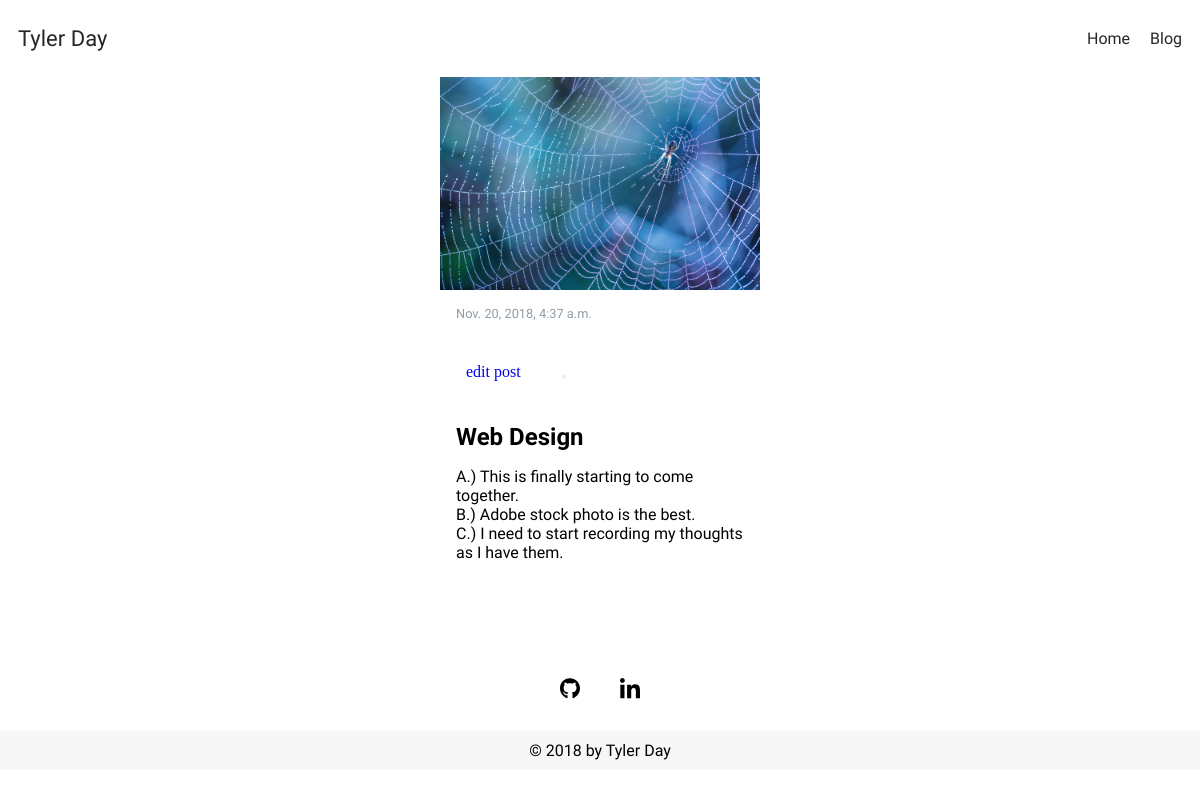
Screenshot of /post/11/ with the database file from the repository.
### blog/models.py (models this page shows, shortened)
class Post(models.Model):
    author = models.ForeignKey(settings.AUTH_USER_MODEL, on_delete=models.CASCADE)
    title = models.CharField(max_length=200)
    text = models.TextField()
    created_date = models.DateTimeField(default=timezone.now)
    published_date = models.DateTimeField(blank=True, null=True)
    photo = models.CharField(max_length=200, blank=True,null=True)

### blog/views.py (the view)
# urls.py: path('post/<int:pk>/', views.post_detail, name='post_detail'),
def post_detail(request, pk):
    post = get_object_or_404(Post, pk=pk)
    return render(request, 'blog/post_detail.html', {'post':post})

### blog/templates/blog/post_detail.html
{% extends 'blog/base.html' %}
{% block content %}
    <div class="post-detail">
        {% if post.photo %}
        <img src="/static/images/{{ post.photo }}" alt="" class="post-image">
        {% endif %}
        <div class="post-contents">
        {% if post.published_date %}
            <div class="date">
                {{ post.published_date }}
            </div>
        {% endif %}
        <a href="{% url 'post_edit' pk=post.pk %}" class="btn">edit post</a>
        <button type="button"></button>
        <h2>{{ post.title }}</h2>
        <p>{{ post.text|linebreaksbr }}</p>
        </div>
    </div>
    {% endblock %}

### blog/static/css/blog.css (style rules this page uses)
* { margin: 0; padding:0; }
p { font-family: 'Raleway', serif; }
a, a:visited { text-decoration: none; }
h1, h2, h3, h4 { font-family: 'Work Sans', sans-serif; font-weight: 700; }
.post-detail { margin-bottom: 70px; display: flex; flex-direction: column; justify-content: center; align-items: center; flex-wrap: wrap; }
.post-image { width: 320px; height: auto; object-fit: cover; }
.post-contents { width: 320px; color: black; }
.post-contents > * { margin: 1rem .7rem 1rem 1rem; }
.date { color: hsla(205, 11%, 60%,1); font-family: "Raleway",serif; font-size: .8em; }
.btn { display: inline-block; background-color: transparent; padding: 10px; text-decoration: none; border:none; cursor: pointer; }

### rows the page displays
Post: photo (picture), published_date "Nov. 20, 2018, 4:37 a.m.", title "Web Design", text "A.) This is finally starting to come together. B.) Adobe stock photo is the best. C.) I need to start recording my thoughts as I have them."
